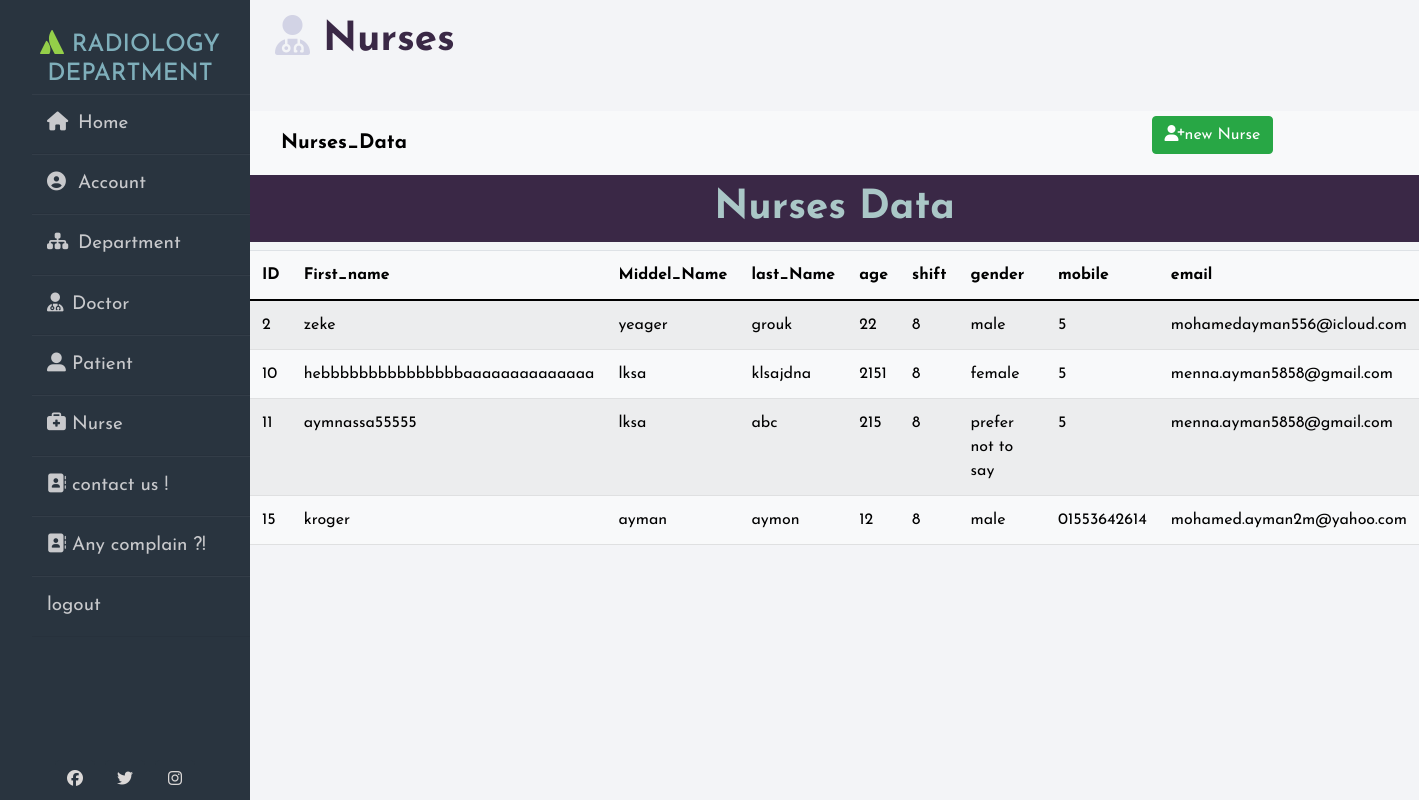
/nurses/ (signed in), run on the app's committed database.
### myhospital/models.py (models this page shows, shortened)
class nurse(models.Model):
    user = models.ForeignKey(
        User, on_delete=models.CASCADE, primary_key=True)
    first_name = models.CharField(max_length=50)
    second_name = models.CharField(max_length=50)
    third_name = models.CharField(max_length=50)
    gender = models.CharField(max_length=50)
    age = models.PositiveSmallIntegerField()
    salary = models.PositiveIntegerField()
    shift = models.PositiveIntegerField()
    address = models.CharField(max_length=255)
    email = models.CharField(max_length=255)
    phone = models.CharField(max_length=20)

class User(AbstractUser):
    is_patient = models.BooleanField(default=False)
    is_doctor = models.BooleanField(default=False)
    is_nurse = models.BooleanField(default=False)

### myhospital/views.py (the view)
# urls.py: path('nurses/', Render_nurses, name='nurses'),
@login_required
def Render_nurses(request):
    nurses_data = nurse.objects.all()
    template = loader.get_template('NursessData.html')
    context = {"nurses_data":nurses_data}
    return HttpResponse(template.render(context, request))

### myhospital/templates/NursessData.html (shortened to what this page needs)
{% extends 'base.html' %}
{% load static %}
{% block main %}
      <h1> <i class="fas fa-user-md"></i> Nurses</h1>
      <br>
      <nav class="navbar navbar-expand-lg navbar:hover bg-light"  style="background-color: rgb(178, 179, 184); padding-bottom: 5px; padding-top: 5px;">
        <div class="container-fluid" >
          <a class="navbar-brand" href="{% url 'nurses' %}" style="color:black;  font-size: 0.95m;padding-right: 25px; ">Nurses_Data</a>
          <div class="collapse navbar-collapse" id="navbarNav">
            <ul class="navbar-nav">
              <div class="form-group">
                <b>&emsp;&emsp;&emsp;&emsp;&emsp;&emsp;&emsp;&emsp;&emsp;&emsp;&emsp;&emsp;&emsp;&emsp;&emsp;
                  &emsp;&emsp;&emsp; &emsp;&emsp;&emsp;&emsp;&emsp;&emsp;&emsp;&emsp;</b>
                <a class="btn btn-success bnt-lg float-right" href="{% url 'nurse_signup' %}" role="button"><i class="fas fa-user-plus"></i>new
                  Nurse</a>
              </div>
            </ul>
          </div>
        </div>
      </nav>
      <h1
        style="background-color: rgb(58, 40, 70); color: rgb(170, 199, 199); text-align: center; padding-top: 0.25cm; padding-bottom: 0.25cm; text-decoration: linen;  font-variant-east-asian: ruby;">
        Nurses Data</h1>
      <table class="table table-light table-striped table-hover">
        <thead>
          <tr>
            <th scope="col">ID</th>
            <th scope="col">First_name</th>
            <th scope="col">Middel_Name</th>
            <th scope="col">last_Name</th>
            <th scope="col">age</th>
            <th scope="col">shift</th>
            <th scope="col">gender</th>
            <th scope="col">mobile</th>
            <th scope="col">email</th>
          </tr>
        </thead>
        <tbody>
          {% for data in nurses_data %}
          <tr>
            <td>{{data.user.id}}</td>
            <td>{{data.first_name}}</td>
            <td>{{data.second_name}}</td>
            <td>{{data.third_name}}</td>
            <td>{{data.age}}</td>
            <td>{{data.shift}}</td>
            <td>{{data.gender}}</td>
            <td>{{data.phone}}</td>
            <td>{{data.email}}</td>
          </tr>
          {% endfor %}
        </tbody>
      </table>
    </div>
{% endblock %}

### hospital/static/css/style.css (style rules this page uses)
* { margin: 0; padding:0; box-sizing: border-box; list-style: none; text-decoration: none; font-family: 'Josefin Sans', sans-serif; }
body { background: #f3f4f7; }
.wrapper .main-content .navbar { background-color: rgb(135, 155, 155); color:rgb(19, 28, 36); font-weight: bold; }
.wrapper .main-content h1 { color:rgb(58, 40, 70); padding-top: 15px; padding-bottom: 15px; font-weight: bold; }
.wrapper .main-content h1 .fas { color:rgba(146, 147, 192, 0.342); padding-left: 25px; }

### data on the page
nurse: user.id "2", first_name "zeke", second_name "yeager", third_name "grouk", age "22", shift "8", gender "male", phone "5", email "mohamedayman556@icloud.com"
nurse: user.id "10", first_name "hebbbbbbbbbbbbbbbaaaaaaaaaaaaaa", second_name "lksa", third_name "klsajdna", age "2151", shift "8", gender "female", phone "5", email "menna.ayman5858@gmail.com"
nurse: user.id "11", first_name "aymnassa55555", second_name "lksa", third_name "abc", age "215", shift "8", gender "prefer not to say", phone "5", email "menna.ayman5858@gmail.com"
nurse: user.id "15", first_name "kroger", second_name "ayman", third_name "aymon", age "12", shift "8", gender "male", phone "01553642614", email "mohamed.ayman2m@yahoo.com"
